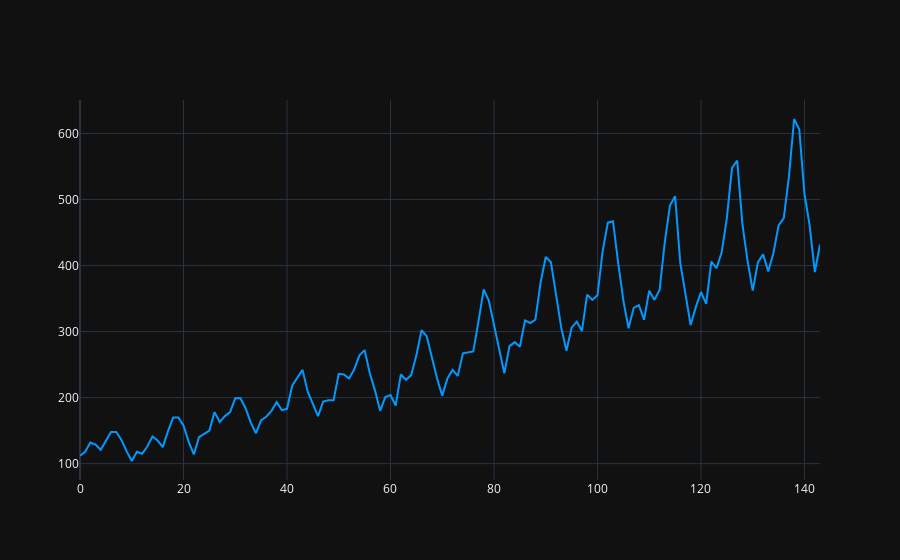

The notebook cell saved with this chart:
### Code cell


### Figure 1 — Plotly figure (JSON) as saved in the notebook; plotly's stock layout.template omitted (floating-point values rounded to 4 significant figures; data arrays with more than 128 entries replaced by an {"elided": "..."} marker saying what was removed)
{"data": [{"hovertemplate": "$%{y:.2f}", "line": {"color": "#0099ff"}, "mode": "lines", "name": "History", "type": "scatter", "x": {"elided": "144 int values"}, "y": {"elided": "144 int values"}}], "layout": {"hovermode": "x unified", "legend": {"orientation": "h", "x": 0.9, "xanchor": "right", "y": 1.02, "yanchor": "bottom"}, "xaxis": {"rangeselector": {"font": {"color": "black"}}}, "yaxis": {"fixedrange": true}}}
